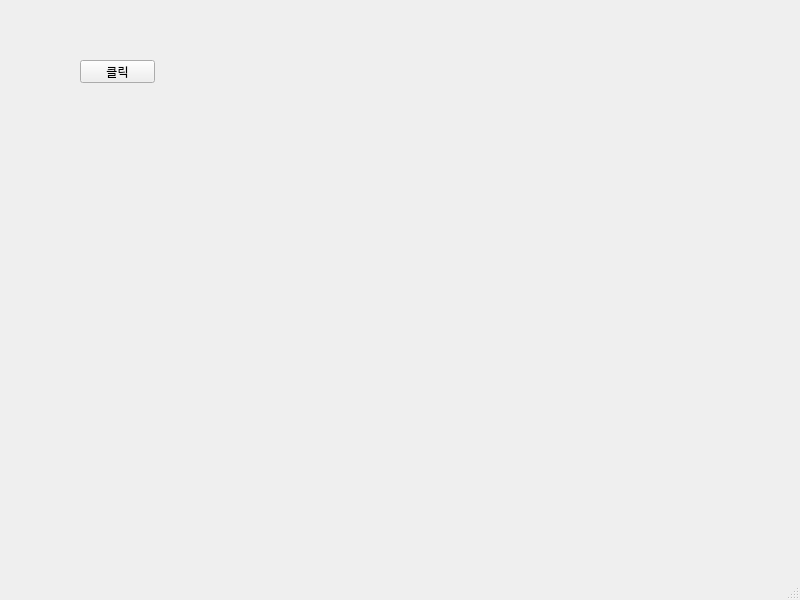
<?xml version="1.0" encoding="UTF-8"?>
<ui version="4.0">
 <class>MainWindow</class>
 <widget class="QMainWindow" name="MainWindow">
  <property name="geometry">
   <rect>
    <x>0</x>
    <y>0</y>
    <width>800</width>
    <height>600</height>
   </rect>
  </property>
  <property name="windowTitle">
   <string>MainWindow</string>
  </property>
  <widget class="QWidget" name="centralwidget">
   <widget class="QPushButton" name="pushButton">
    <property name="geometry">
     <rect>
      <x>80</x>
      <y>60</y>
      <width>75</width>
      <height>23</height>
     </rect>
    </property>
    <property name="text">
     <string>클릭</string>
    </property>
   </widget>
  </widget>
  <widget class="QMenuBar" name="menubar">
   <property name="geometry">
    <rect>
     <x>0</x>
     <y>0</y>
     <width>800</width>
     <height>21</height>
    </rect>
   </property>
  </widget>
  <widget class="QStatusBar" name="statusbar"/>
 </widget>
 <resources/>
 <connections/>
</ui>
